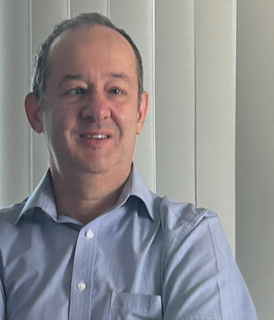
#> input picture tests/fixtures/favicon-source.png, 274 x 320 px, found by its file name
$ python build_favicons.py
#> lines starting #> are read from the running program, lines starting #| are printed output that depends on the picture
"""Generate multi-size favicon assets from docs/assets/images/favicon.png (source).

Run via `python scripts/build_favicons.py` or as part of `scripts/run_governance.sh`.

Outputs:
    docs/assets/images/favicon.png      (resampled to 32x32, optimised)
    docs/assets/images/favicon-16.png   (16x16)
    docs/assets/images/favicon-32.png   (32x32)
    docs/assets/images/favicon-180.png  (180x180, Apple touch icon)
    docs/assets/images/favicon.ico      (multi-size: 16+32, for IE/legacy)

Idempotent: re-running with the same source produces the same outputs.
"""

from __future__ import annotations

import sys
from pathlib import Path

try:
    from PIL import Image
except ImportError:
    print(
        "Error: Pillow is not installed. "
        "Install it via `pip install Pillow` (already included in mkdocs-material[imaging]).",
        file=sys.stderr,
    )
    sys.exit(1)

SOURCE_NAME = "favicon-source.png"
DEFAULT_SOURCE_NAME = "favicon.png"

SCRIPT_DIR = Path(__file__).resolve().parent
REPO_ROOT = SCRIPT_DIR.parent
SOURCE = REPO_ROOT / "docs" / "assets" / "images" / SOURCE_NAME
if not SOURCE.exists():
    SOURCE = REPO_ROOT / "docs" / "assets" / "images" / DEFAULT_SOURCE_NAME
OUTPUT_DIR = SOURCE.parent

PNG_SIZES = [
    (16, "favicon-16.png"),
    (32, "favicon-32.png"),
    (180, "favicon-180.png"),
]
PRIMARY_SIZE = 32  # The size of the source-of-truth favicon.png replacement


def generate_png_sizes(source: Path, output_dir: Path) -> list[Path]:
    """Generate per-size PNG variants from the source image."""
    outputs: list[Path] = []
    for size, name in PNG_SIZES:
        img = Image.open(source)
#> img is the input picture: PIL image 274x320 RGB; mean R, G, B 141.7, 140.2, 142.6
        img.thumbnail((size, size), Image.Resampling.LANCZOS)
        if img.size != (size, size):
            square = Image.new("RGBA", (size, size), (0, 0, 0, 0))
#> square: PIL image 16x16 RGBA; every value is 0
            offset = ((size - img.size[0]) // 2, (size - img.size[1]) // 2)
#> offset = (1, 0)
            square.paste(img, offset)
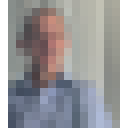
#> square: PIL image 16x16 RGBA (shown 8 times larger); mean R, G, B, A 123.9, 122.6, 124.7, 223.1; transparent parts drawn white
            img = square
        if img.mode != "RGBA":
            img = img.convert("RGB")
        out = output_dir / name
        img.save(out, "PNG", optimize=True)
        outputs.append(out)
    return outputs


def replace_primary_favicon(source: Path, primary_size: int, output_dir: Path | None = None) -> Path:
    """Generate the primary 32x32 favicon.png asset."""
#> called with primary_size = 32
    target_dir = output_dir if output_dir is not None else source.parent
    out = target_dir / "favicon.png"
    img = Image.open(source)
    img.thumbnail((primary_size, primary_size), Image.Resampling.LANCZOS)
    if img.size != (primary_size, primary_size):
        square = Image.new("RGBA", (primary_size, primary_size), (0, 0, 0, 0))
        offset = ((primary_size - img.size[0]) // 2, (primary_size - img.size[1]) // 2)
#> offset = (2, 0)
        square.paste(img, offset)
        img = square
    if img.mode != "RGBA":
        img = img.convert("RGB")
    img.save(out, "PNG", optimize=True)
    return out


def generate_ico(output_dir: Path, sizes: list[tuple[int, int]], source: Path) -> Path:
    """Generate a multi-size ICO from the source image."""
    img = Image.open(source).convert("RGBA")
#> img: PIL image 274x320 RGBA
    out = output_dir / "favicon.ico"
    img.save(out, format="ICO", sizes=sizes)
    return out


def main() -> int:
    global SOURCE, OUTPUT_DIR
    if not SOURCE.exists():
        fallback = SOURCE.parent / SOURCE_NAME
        if fallback.exists():
            SOURCE = fallback
        else:
            fallback_default = SOURCE.parent / DEFAULT_SOURCE_NAME
            if fallback_default.exists():
                SOURCE = fallback_default
            else:
                print(f"Error: source favicon not found at {SOURCE}", file=sys.stderr)
                return 1

    print(f"Source: {SOURCE} ({Image.open(SOURCE).size})")
    print(f"Output dir: {OUTPUT_DIR}")

    png_outputs = generate_png_sizes(SOURCE, OUTPUT_DIR)
    print(f"Generated PNG variants: {', '.join(p.name for p in png_outputs)}")

    primary = replace_primary_favicon(SOURCE, PRIMARY_SIZE, OUTPUT_DIR)
    print(f"Replaced primary favicon: {primary.name} ({Image.open(primary).size})")

    ico = generate_ico(OUTPUT_DIR, [(16, 16), (32, 32)], SOURCE)
    print(f"Generated ICO: {ico.name}")

    print("Favicon generation complete.")
    return 0


if __name__ == "__main__":
    raise SystemExit(main())
#> (the program exits here)
